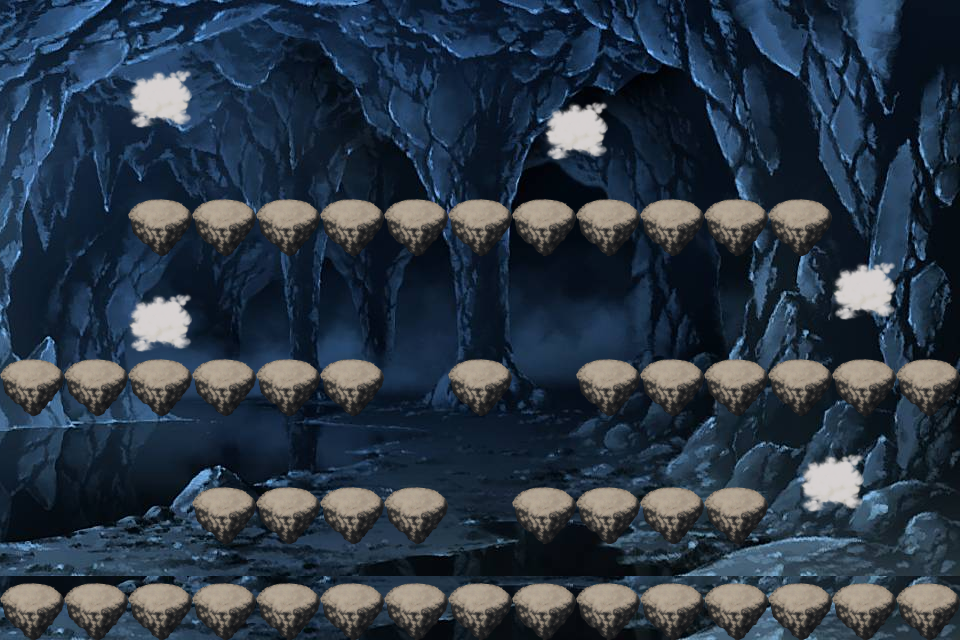

Rendered tile map (Tiled .tmx) drawn with the repository's tilesets; below, a short description and the map source with its tile grids summarised:
An orthogonal 30x20 tile map with 32x32 px tiles, 2 tile layers (块层 2, 块层 1), 2 tilesets.

<map version="1.0" orientation="orthogonal" width="30" height="20" tilewidth="32" tileheight="32">
 <tileset firstgid="1" name="map1" tilewidth="32" tileheight="32">
  <image source="map1.png" width="512" height="512" />
 </tileset>
 <tileset firstgid="257" name="bg19a" tilewidth="32" tileheight="32">
  <image source="bg19a.jpg" width="1024" height="576" />
 </tileset>
 <layer name="块层 2" width="30" height="20">
  <data>[600 cells, 600 non-empty, 540 distinct tile ids]</data>
 </layer>
 <layer name="块层 1" width="30" height="20">
  <data>[600 cells, 208 non-empty, 8 distinct tile ids]</data>
 </layer>
</map>
